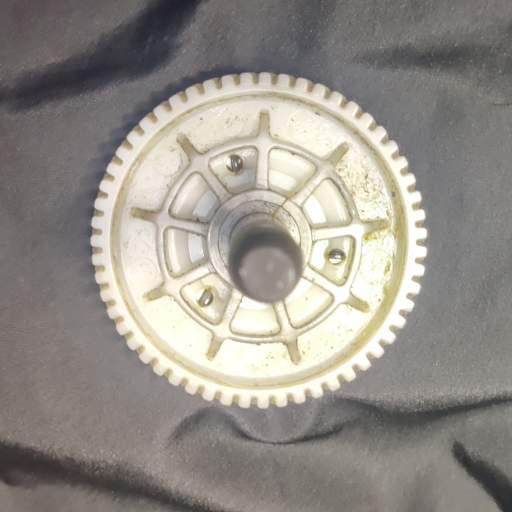
#> input picture images/real_time_gear/rtg6.jpg, 1024 x 1024 px (shown at 1/2 size)
$ python -i sideProfile.py   (imports and definitions only)
#> lines starting #> are read from the running program, lines starting #| are printed output that depends on the picture; after the words box and inside, x2 and y2 are one past the last pixel; in counts of white or black regions, pixels touching at a corner belong together
import cv2
import numpy as np
from scipy.signal import savgol_filter


def find_face_edges(gray, roi_bottom_fraction=0.95):
    """
    Finds top and bottom gear face edges adaptively.
    Handles varying image sizes and gear positions.
    """
    h, w = gray.shape

    # ── Resize if image is very large ─────────────────────────────────────
    # Standardise to max 1000px wide for consistent parameter behaviour
    scale  = 1.0
    if w > 1000:
        scale    = 1000.0 / w
        new_w    = 1000
        new_h    = int(h * scale)
        gray_use = cv2.resize(gray, (new_w, new_h))
    else:
        gray_use = gray
        new_h, new_w = h, w

    # ── Preprocessing ──────────────────────────────────────────────────────
    blurred = cv2.GaussianBlur(gray_use, (5, 5), sigmaX=0)

    # Use Otsu threshold to handle varying brightness
    otsu_val, _ = cv2.threshold(
        blurred, 0, 255,
        cv2.THRESH_BINARY + cv2.THRESH_OTSU)

    # Canny with auto thresholds based on Otsu value
    t1 = int(otsu_val * 0.5)
    t2 = int(otsu_val * 1.0)
    t1 = max(t1, 10)
    t2 = max(t2, 30)

    edges = cv2.Canny(blurred, t1, t2)

    # Mask bottom 20% — base/background noise
    edges[int(new_h * roi_bottom_fraction):, :] = 0

    # Also mask top 5% — unlikely to have gear face there
    edges[:int(new_h * 0.05), :] = 0

    print(f"  Otsu threshold  : {otsu_val:.0f}  "
          f"Canny: ({t1}, {t2})")
    print(f"  Working size    : {new_w} x {new_h}  "
          f"(scale={scale:.3f})")

    # ── Hough lines — adaptive minLineLength ──────────────────────────────
    # Use 15% of image width as minimum — shorter than before
    min_len = max(30, int(new_w * 0.12))

    lines = cv2.HoughLinesP(
        edges,
        rho=1,
        theta=np.pi / 180,
        threshold=40,          # lower threshold
        minLineLength=min_len,
        maxLineGap=40          # larger gap bridging
    )

    if lines is None:
        raise RuntimeError("No Hough lines found")

    print(f"  Hough lines     : {len(lines)}  "
          f"(minLen={min_len})")

    # ── Filter and categorise ──────────────────────────────────────────────
    horizontal = []
    for line in lines:
        x1, y1, x2, y2 = line[0]
        angle  = np.degrees(np.arctan2(y2-y1, x2-x1))
        y_mid  = (y1 + y2) / 2
        length = np.sqrt((x2-x1)**2 + (y2-y1)**2)

        # Horizontal within ±15°
        if abs(angle) <= 15 or abs(angle) >= 165:
            horizontal.append({
                'x1': x1, 'y1': y1,
                'x2': x2, 'y2': y2,
                'angle' : float(angle),
                'y_mid' : float(y_mid),
                'length': float(length),
            })

    print(f"  Horizontal lines: {len(horizontal)}")
    for l in sorted(horizontal, key=lambda x: x['y_mid']):
        print(f"    y={l['y_mid']:6.1f}  "
              f"len={l['length']:5.0f}  "
              f"angle={l['angle']:5.1f}°")

    if len(horizontal) < 2:
        # Fallback — use column scanning
        print("  Falling back to column scan...")
        return _column_scan_edges(gray_use, edges, new_w, new_h, scale)

    # ── Cluster by y ───────────────────────────────────────────────────────
    y_vals     = np.array([l['y_mid'] for l in horizontal])
    sorted_idx = np.argsort(y_vals)
    sorted_ys  = y_vals[sorted_idx]
    sorted_h   = [horizontal[i] for i in sorted_idx]

    gaps     = np.diff(sorted_ys)
    clusters = []
    current  = [sorted_h[0]]

    for i, gap in enumerate(gaps):
        if gap > 15:
            clusters.append(current)
            current = []
        current.append(sorted_h[i+1])
    clusters.append(current)

    print(f"  Clusters        : {len(clusters)}")

    if len(clusters) < 2:
        print("  Only 1 cluster — using column scan fallback")
        return _column_scan_edges(gray_use, edges, new_w, new_h, scale)

    # Sort clusters by y — top cluster = top edge, bottom = bottom edge
    clusters.sort(key=lambda c: np.mean([l['y_mid'] for l in c]))

    # Pick the two clusters with longest total line length
    # (gear face edges are longer than random noise lines)
    def cluster_length(c):
        return sum(l['length'] for l in c)

    # Among all clusters, pick two with highest combined y separation
    # and highest line length — these are the gear face edges
    if len(clusters) == 2:
        top_cluster = clusters[0]
        bot_cluster = clusters[1]
    else:
        # More than 2 clusters
        # Pick the pair that gives the most plausible face width
        # Face width should be between 5% and 40% of image height
        min_fw = new_h * 0.05
        max_fw = new_h * 0.40

        best_pair  = None
        best_score = -1

        for i in range(len(clusters)):
            for j in range(i+1, len(clusters)):
                y_i = np.mean([l['y_mid'] for l in clusters[i]])
                y_j = np.mean([l['y_mid'] for l in clusters[j]])
                gap = y_j - y_i

                if not (min_fw <= gap <= max_fw):
                    continue

                # Score = total line length of both clusters
                score = (sum(l['length'] for l in clusters[i]) +
                         sum(l['length'] for l in clusters[j]))

                if score > best_score:
                    best_score = score
                    best_pair  = (clusters[i], clusters[j])

        if best_pair is None:
            # Fallback — just use first and last cluster
            best_pair = (clusters[0], clusters[-1])

        top_cluster, bot_cluster = best_pair

    def fit_cluster(cluster):
        xs = np.array([l['x1'] for l in cluster] +
                      [l['x2'] for l in cluster], dtype=float)
        ys = np.array([l['y1'] for l in cluster] +
                      [l['y2'] for l in cluster], dtype=float)
        m, c  = np.polyfit(xs, ys, 1)
        angle = float(np.degrees(np.arctan(m)))
        return float(m), float(c), angle

    m_top, c_top, a_top = fit_cluster(top_cluster)
    m_bot, c_bot, a_bot = fit_cluster(bot_cluster)

    # [6 lines of commented-out code are left out]
    c_top_orig = c_top / scale
    c_bot_orig = c_bot / scale

    top_y = float(m_top * (w/2) + c_top_orig)
    bot_y = float(m_bot * (w/2) + c_bot_orig)

    m_avg      = (m_top + m_bot) / 2
    face_width = abs(c_bot_orig - c_top_orig) / np.sqrt(m_avg**2 + 1)

    # x extent
    def xspan(cluster):
        xs = ([l['x1'] for l in cluster] +
              [l['x2'] for l in cluster])
        return int(min(xs)/scale), int(max(xs)/scale)

    x_start, x_end = xspan(top_cluster)

    print(f"  Top edge y      : {top_y:.1f}  angle={a_top:.2f}°")
    print(f"  Bottom edge y   : {bot_y:.1f}  angle={a_bot:.2f}°")
    print(f"  Face width      : {face_width:.1f} px")

    return {
        'top_y'         : top_y,
        'bot_y'         : bot_y,
        'm_top'         : m_top,
        'c_top'         : c_top_orig,
        'm_bot'         : m_bot,
        'c_bot'         : c_bot_orig,
        'angle_top_deg' : a_top,
        'angle_bot_deg' : a_bot,
        'face_angle_deg': (a_top + a_bot) / 2,
        'face_width_px' : float(face_width),
        'x_start'       : x_start,
        'x_end'         : x_end,
        'scale'         : scale,
    }


# [63 lines left out: function _column_scan_edges, not called in this run]


def find_shaft(gray, face_edges, px_per_mm=1.0):
    """
    Finds shaft above the top gear face edge.

    The shaft appears as a near-vertical dark or bright column
    just above the top gear face edge. We use CLAHE-enhanced
    Hough lines restricted to the shaft region.

    Parameters:
        gray        - grayscale image
        face_edges  - output from find_face_edges
        px_per_mm   - calibration factor

    Returns dict with shaft measurements or None if not detected.
    """
    h, w    = gray.shape
    top_y   = int(face_edges['top_y'])
    x_start = face_edges['x_start']
    x_end   = face_edges['x_end']

    # Shaft region: above top gear face, within gear x extent
    shaft_bottom = max(0, int(top_y*0.95))
    if shaft_bottom < 20:
        return None

    shaft_region = gray[:shaft_bottom, :]

    # CLAHE to enhance dark shaft
    clahe    = cv2.createCLAHE(clipLimit=4.0, tileGridSize=(8, 8))
    enhanced = clahe.apply(shaft_region)
    blurred  = cv2.GaussianBlur(enhanced, (5, 5), sigmaX=0)
    edges    = cv2.Canny(blurred, threshold1=10, threshold2=40)

    # Restrict to centre 60% of gear x span
    # Shaft is always near horizontal centre of gear
    gear_centre_x = (x_start + x_end) // 2
    gear_half_w   = (x_end - x_start) // 2
    shaft_x_start = max(0, gear_centre_x - int(gear_half_w * 0.6))
    shaft_x_end   = min(w, gear_centre_x + int(gear_half_w * 0.6))

    mask = np.zeros_like(edges)
    mask[:, shaft_x_start:shaft_x_end] = 255
    edges = cv2.bitwise_and(edges, mask)

    # Scale min line length to image size
    shaft_h = shaft_bottom
    min_len = max(15, int(shaft_h * 0.15))

    lines = cv2.HoughLinesP(
        edges,
        rho=1,
        theta=np.pi / 180,
        threshold=20,
        minLineLength=min_len,
        maxLineGap=20
    )

    if lines is None:
        return None

    # Filter near-vertical lines (70°–110°) close to top edge
    candidates = []
    for line in lines:
        x1, y1, x2, y2 = line[0]
        angle = np.degrees(np.arctan2(y2 - y1, x2 - x1))
        if angle < 0:
            angle += 180
        if not (70 <= angle <= 110):
            continue
        y_mid = (y1 + y2) / 2
        if y_mid > shaft_bottom:
            continue
        candidates.append({
            'x1': x1, 'y1': y1,
            'x2': x2, 'y2': y2,
            'angle': angle,
            'x_mid': (x1 + x2) / 2,
        })

    if len(candidates) < 2:
        return None

    # Cluster by x — shaft lines share similar x
    x_mids = np.array([c['x_mid'] for c in candidates])
    x_med  = np.median(x_mids)
    x_std  = np.std(x_mids)

    # For shaft: lines should cluster tightly in x
    # Use tight tolerance — shaft width is small
    tight_tol = max(x_std * 0.8, 20)

    cluster = [c for c in candidates
               if abs(c['x_mid'] - x_med) < tight_tol]

    # If cluster is too small, relax tolerance
    if len(cluster) < 2:
        cluster = candidates

    shaft_x_left   = float(min(c['x_mid'] for c in cluster))
    shaft_x_right  = float(max(c['x_mid'] for c in cluster))
    shaft_x_centre = float(np.median([c['x_mid'] for c in cluster]))
    shaft_angle    = float(np.median([c['angle'] for c in cluster]))
    shaft_width_px = shaft_x_right - shaft_x_left

    # Perpendicularity
    face_angle     = face_edges['face_angle_deg']
    angle_between  = abs(shaft_angle - face_angle)
    if angle_between > 90:
        angle_between = 180 - angle_between
    perp_deviation = abs(angle_between - 90.0)

    return {
        'shaft_x_left'      : shaft_x_left,
        'shaft_x_right'     : shaft_x_right,
        'shaft_x_centre'    : shaft_x_centre,
        'shaft_width_px'    : shaft_width_px,
        'shaft_width_mm'    : shaft_width_px / px_per_mm,
        'shaft_angle_deg'   : shaft_angle,
        'perp_deviation_deg': perp_deviation,
        'candidates'        : candidates,
        'cluster'           : cluster,
    }


def find_helix_angle(gray, face_edges, gear_type='helical'):
    """
    Measures the helix angle from diagonal tooth lines on the gear face.

    For spur gears: returns 0° (no helix).
    For helical gears: detects diagonal Hough lines on the gear face
    and computes the helix angle from the vertical axis.

    Parameters:
        gray        - grayscale image
        face_edges  - output from find_face_edges
        gear_type   - 'spur' or 'helical'

    Returns dict with helix angle measurements.
    """
    if gear_type == 'spur':
        return {
            'helix_angle_deg'     : 0.0,
            'helix_angle_std_deg' : 0.0,
            'line_count'          : 0,
            'gear_type'           : 'spur',
        }

    h, w    = gray.shape
    top_y   = int(face_edges['top_y'])
    bot_y   = int(face_edges['bot_y'])
    x_start = face_edges['x_start']
    x_end   = face_edges['x_end']

    # ── Extract gear face ROI ──────────────────────────────────────────────
    margin  = 5
    roi_top = max(0, top_y + margin)    # slightly inside top edge
    roi_bot = min(h, bot_y - margin)    # slightly inside bottom edge

    if roi_bot <= roi_top:
        return {'helix_angle_deg': None, 'error': 'ROI too narrow'}

    # Additional safety — only use top 80% of face height
    # Bottom of face near base often has noise
    face_h    = roi_bot - roi_top
    roi_bot   = min(roi_bot, roi_top + int(face_h * 0.85))
    roi       = gray[roi_top:roi_bot, x_start:x_end]

    # ── Canny on ROI ───────────────────────────────────────────────────────
    blurred = cv2.GaussianBlur(roi, (3, 3), sigmaX=0)
    edges   = cv2.Canny(blurred, threshold1=30, threshold2=90)

    # ── Hough line detection ───────────────────────────────────────────────
    roi_h   = roi_bot - roi_top
    min_len = max(15, int(roi_h * 0.3))   # at least 30% of face height

    lines = cv2.HoughLinesP(
        edges,
        rho=1,
        theta=np.pi / 180,
        threshold=15,
        minLineLength=min_len,
        maxLineGap=8
    )

    if lines is None:
        return {'helix_angle_deg': None, 'error': 'No lines detected'}

    # ── Filter diagonal lines ──────────────────────────────────────────────
    # Helix lines are diagonal — exclude near-horizontal and near-vertical
    # Angle is measured from horizontal (0° = horizontal)
    # Helix lines will be between 10° and 80° from horizontal
    diag_angles = []
    diag_lines  = []
    noise_lines = []

    for line in lines:
        x1, y1, x2, y2 = line[0]
        angle = np.degrees(np.arctan2(y2 - y1, x2 - x1))

        if 10 < abs(angle) < 80:
            diag_angles.append(float(angle))
            diag_lines.append(line[0])
        else:
            noise_lines.append(line[0])

    if len(diag_angles) == 0:
        return {'helix_angle_deg': None,
                'error': 'No diagonal lines found'}

    # ── Cluster dominant angle ─────────────────────────────────────────────
    # Remove outliers — keep angles within 2 std of median
    angles_arr = np.array(diag_angles)
    med        = np.median(angles_arr)
    std        = np.std(angles_arr)
    inliers    = angles_arr[np.abs(angles_arr - med) < 2 * std]

    mean_angle = float(np.mean(inliers))
    std_angle  = float(np.std(inliers))

    # ── Convert to helix angle ─────────────────────────────────────────────
    # Hough angle is measured from horizontal.
    # Helix angle is measured from the gear AXIS (vertical in side view).
    # helix_angle = 90° - abs(mean_angle_from_horizontal)
    helix_angle = 90.0 - abs(mean_angle)

    return {
        'helix_angle_deg'     : float(helix_angle),
        'helix_angle_std_deg' : std_angle,
        'hough_angle_deg'     : float(mean_angle),
        'line_count'          : len(inliers),
        'total_lines'         : len(diag_angles),
        'gear_type'           : 'helical',
        'diag_lines'          : diag_lines,
        'noise_lines'         : noise_lines,
        'roi_top'             : roi_top,
        'roi_bot'             : roi_bot,
        'x_start'             : x_start,
        'x_end'               : x_end,
    }


def run_sideprofile_pipeline(image_path, gear_type='helical',
                              px_per_mm=1.0):
    """
    Full side profile measurement pipeline.

    Parameters:
        image_path - path to side profile image
        gear_type  - 'spur' or 'helical'
        px_per_mm  - calibration factor

    Returns:
        measurements - dict of all measurements
        debug        - dict of intermediate data for visualisation
    """
#> called with image_path = '../images/real_time_gear/rtg6.jpg', gear_type = 'helical', px_per_mm = 1
    img  = cv2.imread(image_path)
#> img is the input picture: shape (1024, 1024, 3); mean B, G, R 137.6, 144.6, 149.5
    if img is None:
        raise FileNotFoundError(f"Cannot load: {image_path}")

    gray = cv2.cvtColor(img, cv2.COLOR_BGR2GRAY)
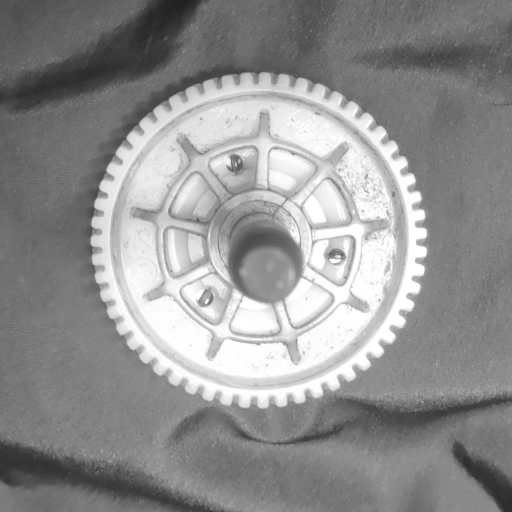
#> gray: shape (1024, 1024) (shown at 1/2 size); min 30, max 255, mean 145.2

    # ── Step 1: Face edges ─────────────────────────────────────────────────
    face  = find_face_edges(gray)
#> in find_face_edges, `otsu_val, _ = cv2.threshold( blurred, 0, 255, cv2.THRESH_BINARY + cv2...`: otsu_val = 167
#> in find_face_edges, `t1 = int(otsu_val * 0.5)`: t1 = 83
#> in find_face_edges, `t2 = int(otsu_val * 1.0)`: t2 = 167
#> in find_face_edges, `edges = cv2.Canny(blurred, t1, t2)`:
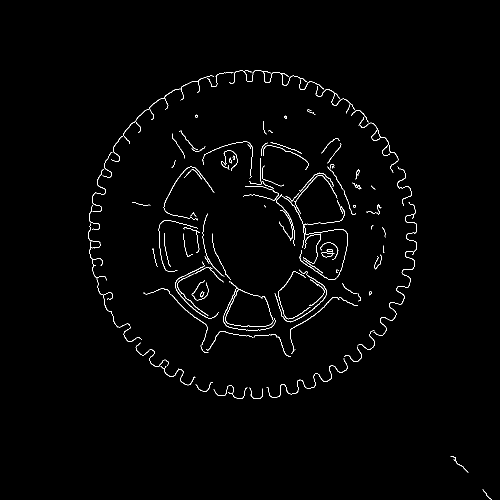
#> edges: shape (1000, 1000) (shown at 1/2 size); 1.2% white in thin lines or dots, all inside (x1, y1, x2, y2) = (177, 141, 983, 1000)
#|   Otsu threshold  : 167  Canny: (83, 167)
#|   Working size    : 1000 x 1000  (scale=0.977)
#> in find_face_edges, `lines = cv2.HoughLinesP( edges, rho=1, theta=np.pi / 180, threshold=40,`: lines = 40 rows, first 6: [565, 421, 681, 292], [298, 587, 441, 524], [507, 372, 691, 506], [570, 425, 681, 293], [502, 336, 687, 521], [503, 331, 632, 516]
#|   Hough lines     : 40  (minLen=120)
#> the loop in find_face_edges, `for line in lines:` made 40 passes
#> (x1, y1, x2, y2, angle, y_mid, length) on passes 1 to 8: (565, 421, 681, 292, -48.04, 356.5, 173.5), (298, 587, 441, 524, -23.78, 555.5, 156.3), (507, 372, 691, 506, 36.06, 439, 227.6), (570, 425, 681, 293, -49.94, 359, 172.5), (502, 336, 687, 521, 45, 428.5, 261.6), (503, 331, 632, 516, 55.11, 423.5, 225.5), (598, 514, 721, 597, 34.01, 555.5, 148.4), (389, 428, 412, 651, 84.11, 539.5, 224.2)
#> after the loop in find_face_edges, `for line in lines:`: horizontal = 4 items
#|   Horizontal lines: 4
#> the loop in find_face_edges, `for l in sorted(horizontal, key=lambda x: x['y_mid']):` made 4 passes
#|     y= 163.0  len=  156  angle=  0.0°
#|     y= 363.0  len=  123  angle= 13.1°
#|     y= 654.5  len=  213  angle=-10.0°
#|     y= 661.5  len=  124  angle= -4.2°
#> in find_face_edges, `y_vals     = np.array([l['y_mid'] for l in horizontal])`: y_vals = [654.5, 661.5, 163, 363]
#> in find_face_edges, `sorted_idx = np.argsort(y_vals)`: sorted_idx = [2, 3, 0, 1]
#> in find_face_edges, `sorted_ys  = y_vals[sorted_idx]`: sorted_ys = [163, 363, 654.5, 661.5]
#> in find_face_edges, `sorted_h   = [horizontal[i] for i in sorted_idx]`: sorted_h = 4 items
#> in find_face_edges, `gaps     = np.diff(sorted_ys)`: gaps = [200, 291.5, 7]
#> the loop in find_face_edges, `for i, gap in enumerate(gaps):` made 3 passes
#> gap on passes 1 to 3: 200, 291.5, 7
#> after the loop in find_face_edges, `for i, gap in enumerate(gaps):`: clusters = 2 items
#|   Clusters        : 3
#> the loop in find_face_edges, `for i in range(len(clusters)):` made 3 passes
#> after the loop in find_face_edges, `for i in range(len(clusters)):`: best_score = 460.8
#> in find_face_edges, `top_cluster, bot_cluster = best_pair`: top_cluster = 1 item; bot_cluster = 2 items
#> in fit_cluster, `xs = np.array([l['x1'] for l in cluster] + [l['x2'] for l in cluster],..`: xs = [629, 749]
#> in fit_cluster, `ys = np.array([l['y1'] for l in cluster] + [l['y2'] for l in cluster],..`: ys = [349, 377]
#> in fit_cluster, `m, c  = np.polyfit(xs, ys, 1)`: m = 0.233; c = 202.2
#> in fit_cluster, `angle = float(np.degrees(np.arctan(m)))`: angle = 13.13
#> in find_face_edges, `m_top, c_top, a_top = fit_cluster(top_cluster)`: m_top = 0.233; c_top = 202.2; a_top = 13.13
#> in find_face_edges, `m_bot, c_bot, a_bot = fit_cluster(bot_cluster)`: m_bot = -0.151; c_bot = 732.4; a_bot = -8.56
#> in find_face_edges, `c_top_orig = c_top / scale`: c_top_orig = 207.1
#> in find_face_edges, `c_bot_orig = c_bot / scale`: c_bot_orig = 750
#> in find_face_edges, `top_y = float(m_top * (w/2) + c_top_orig)`: top_y = 326.6
#> in find_face_edges, `bot_y = float(m_bot * (w/2) + c_bot_orig)`: bot_y = 672.9
#> in find_face_edges, `m_avg      = (m_top + m_bot) / 2`: m_avg = 0.0414
#> in find_face_edges, `face_width = abs(c_bot_orig - c_top_orig) / np.sqrt(m_avg**2 + 1)`: face_width = 542.5
#> in xspan, `xs = ([l['x1'] for l in cluster] + [l['x2'] for l in cluster])`: xs = [629, 749]
#> in find_face_edges, `x_start, x_end = xspan(top_cluster)`: x_start = 644; x_end = 766
#|   Top edge y      : 326.6  angle=13.13°
#|   Bottom edge y   : 672.9  angle=-8.56°
#|   Face width      : 542.5 px
#> face = 13 items

    # ── Step 2: Shaft ──────────────────────────────────────────────────────
    shaft = find_shaft(gray, face, px_per_mm)
#> in find_shaft, `top_y   = int(face_edges['top_y'])`: top_y = 326
#> in find_shaft, `x_start = face_edges['x_start']`: x_start = 644
#> in find_shaft, `x_end   = face_edges['x_end']`: x_end = 766
#> in find_shaft, `shaft_bottom = max(0, int(top_y*0.95))`: shaft_bottom = 309
#> in find_shaft, `shaft_region = gray[:shaft_bottom, :]`:
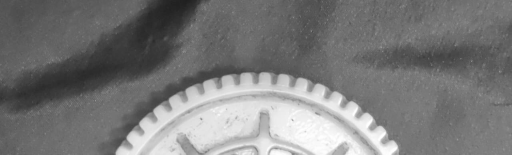
#> shaft_region: shape (309, 1024) (shown at 1/2 size); min 30, max 255, mean 121.5
#> in find_shaft, `enhanced = clahe.apply(shaft_region)`:
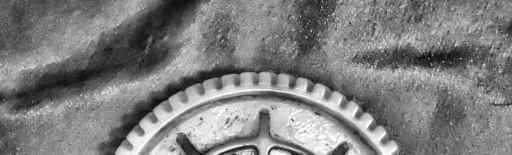
#> enhanced: shape (309, 1024) (shown at 1/2 size); min 8, max 255, mean 125.8
#> in find_shaft, `edges    = cv2.Canny(blurred, threshold1=10, threshold2=40)`:
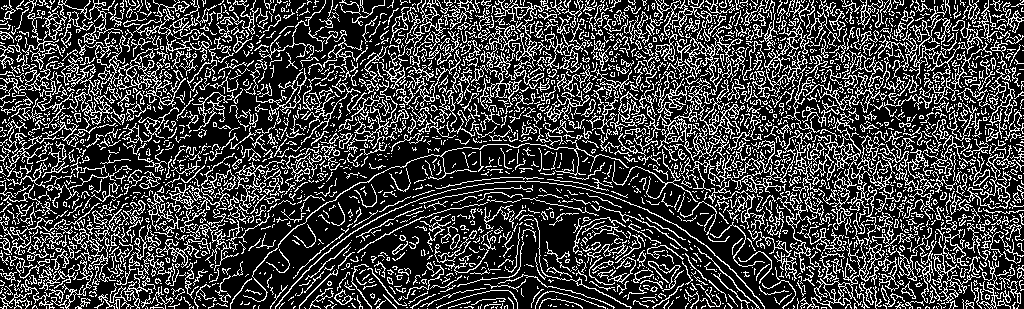
#> edges: shape (309, 1024); 25.4% white in thin lines or dots
#> in find_shaft, `gear_centre_x = (x_start + x_end) // 2`: gear_centre_x = 705
#> in find_shaft, `gear_half_w   = (x_end - x_start) // 2`: gear_half_w = 61
#> (the rest of the program and of its run is left out)
